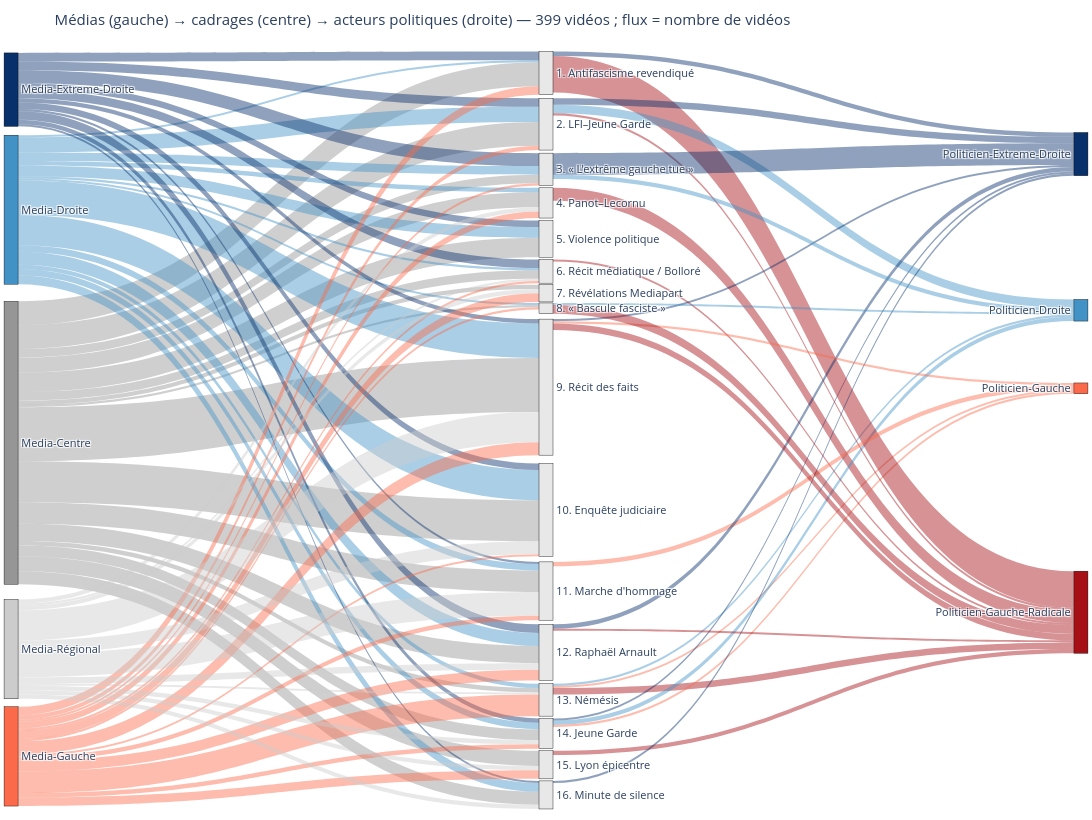

The notebook cell saved with this chart:
### Markdown cell above
### 6.2 QR3 — Circulation des cadrages et antériorité temporelle

Le diagramme de Sankey relie les orientations des médias (à gauche) aux cadrages (au centre) et aux orientations des acteurs politiques (à droite) ; l'épaisseur des flux est proportionnelle au nombre de vidéos. Il met en évidence la co-présence de plusieurs orientations au sein d'un même cadrage, indice central de la reprise.

### Code cell
import plotly.graph_objects as go

media = ["Media-Extreme-Droite", "Media-Droite", "Media-Centre", "Media-Régional", "Media-Gauche"]
poli  = ["Politicien-Extreme-Droite", "Politicien-Droite", "Politicien-Gauche", "Politicien-Gauche-Radicale"]
col = {"Media-Extreme-Droite": "#08306b", "Media-Droite": "#4292c6", "Media-Centre": "#969696",
       "Media-Régional": "#cccccc", "Media-Gauche": "#fb6a4a",
       "Politicien-Extreme-Droite": "#08306b", "Politicien-Droite": "#4292c6",
       "Politicien-Gauche": "#fb6a4a", "Politicien-Gauche-Radicale": "#a50f15"}

# Intitulé court des cadrages, pour l'affichage dans le Sankey (numéro + mot-clé)
COURT = {1: "Antifascisme revendiqué", 2: "LFI–Jeune Garde", 3: "« L'extrême gauche tue »",
         4: "Panot–Lecornu", 5: "Violence politique", 6: "Récit médiatique / Bolloré",
         7: "Révélations Mediapart", 8: "« Bascule fasciste »", 9: "Récit des faits",
         10: "Enquête judiciaire", 11: "Marche d'hommage", 12: "Raphaël Arnault",
         13: "Némésis", 14: "Jeune Garde", 15: "Lyon épicentre", 16: "Minute de silence"}

def rgba(h, a=0.45):
    h = h.lstrip("#"); return f"rgba({int(h[0:2],16)},{int(h[2:4],16)},{int(h[4:6],16)},{a})"

# Ordre des cadres au centre (par famille puis taille)
ordre_cad = list((kept.groupby(["famille", "cadrage"]).size().reset_index(name="n")
                      .sort_values(["famille", "n"], ascending=[True, False]))["cadrage"])
noeuds = media + ordre_cad + poli
idx = {n: i for i, n in enumerate(noeuds)}
labels = list(media) + [f"{numero(c)}. {COURT[numero(c)]}" for c in ordre_cad] + list(poli)
couleur_noeud = [col.get(n, "#dddddd") for n in media] + ["#e8e8e8"] * len(ordre_cad) + [col.get(n) for n in poli]

# Position FIXE des nœuds : x = colonne (médias 0, cadres 0.5, politiques 1),
# y = empilement calculé à partir de la taille de chaque nœud (évite tout chevauchement et
# empêche les cadres « puits » — sans lien politique — de dériver à droite).
km, kp = kept[kept.acteur_type == "media"], kept[kept.acteur_type == "politicien"]
def _n(s): return int(s.sum())
size_media = [_n(km.orientation_politique_macro == o) for o in media]
size_cad   = [max(_n(km.cadrage == c), _n(kp.cadrage == c)) for c in ordre_cad]
size_poli  = [_n(kp.orientation_politique_macro == o) for o in poli]
def ypos(sizes):
    tot = sum(sizes) or 1; ys = []; cum = 0.0
    for s in sizes:
        ys.append((cum + s / 2) / tot); cum += s
    return ys
xs = [0.001] * len(media) + [0.5] * len(ordre_cad) + [0.999] * len(poli)
ys = ypos(size_media) + ypos(size_cad) + ypos(size_poli)

S, T, V, LC = [], [], [], []
for (o, c), n in kept[kept.acteur_type == "media"].groupby(["orientation_politique_macro", "cadrage"]).size().items():
    if o in idx and c in idx:
        S.append(idx[o]); T.append(idx[c]); V.append(int(n)); LC.append(rgba(col.get(o, "#cccccc")))
for (c, o), n in kept[kept.acteur_type == "politicien"].groupby(["cadrage", "orientation_politique_macro"]).size().items():
    if o in idx and c in idx:
        S.append(idx[c]); T.append(idx[o]); V.append(int(n)); LC.append(rgba(col.get(o, "#cccccc")))

fig = go.Figure(go.Sankey(
    arrangement="fixed",
    node=dict(label=labels, x=xs, y=ys, color=couleur_noeud, pad=14, thickness=14,
              line=dict(color="black", width=0.4)),
    link=dict(source=S, target=T, value=V, color=LC)))
fig.update_layout(title_text="Médias (gauche) → cadrages (centre) → acteurs politiques (droite) — 399 vidéos ; flux = nombre de vidéos",
                  font=dict(size=11), width=1250, height=820, margin=dict(l=10, r=10, t=50, b=10))
fig.write_html(FIGURES_DIR / "qr3_sankey.html")
try:
    fig.write_image(FIGURES_DIR / "qr3_sankey.png", scale=2)   # export PNG : nécessite kaleido
except Exception as e:
    print("PNG non généré (package kaleido manquant). Le HTML est bien enregistré.\n"
          "  Pour obtenir le PNG : %pip install \"kaleido==0.2.1\"  puis relancer la cellule.\n"
          "  Détail :", e)
fig.show()

### Figure 1 — Plotly figure (JSON) as saved in the notebook; plotly's stock layout.template omitted (floating-point values rounded to 4 significant figures)
{"data": [{"arrangement": "fixed", "link": {"color": ["rgba(150,150,150,0.45)", "rgba(150,150,150,0.45)", "rgba(150,150,150,0.45)", "rgba(150,150,150,0.45)", "rgba(150,150,150,0.45)", "rgba(150,150,150,0.45)", "rgba(150,150,150,0.45)", "rgba(150,150,150,0.45)", "rgba(150,150,150,0.45)", "rgba(150,150,150,0.45)", "rgba(150,150,150,0.45)", "rgba(150,150,150,0.45)", "rgba(150,150,150,0.45)", "rgba(150,150,150,0.45)", "rgba(150,150,150,0.45)", "rgba(150,150,150,0.45)", "rgba(66,146,198,0.45)", "rgba(66,146,198,0.45)", "rgba(66,146,198,0.45)", "rgba(66,146,198,0.45)", "rgba(66,146,198,0.45)", "rgba(66,146,198,0.45)", "rgba(66,146,198,0.45)", "rgba(66,146,198,0.45)", "rgba(66,146,198,0.45)", "rgba(66,146,198,0.45)", "rgba(66,146,198,0.45)", "rgba(66,146,198,0.45)", "rgba(66,146,198,0.45)", "rgba(66,146,198,0.45)", "rgba(8,48,107,0.45)", "rgba(8,48,107,0.45)", "rgba(8,48,107,0.45)", "rgba(8,48,107,0.45)", "rgba(8,48,107,0.45)", "rgba(8,48,107,0.45)", "rgba(8,48,107,0.45)", "rgba(8,48,107,0.45)", "rgba(8,48,107,0.45)", "rgba(8,48,107,0.45)", "rgba(8,48,107,0.45)", "rgba(251,106,74,0.45)", "rgba(251,106,74,0.45)", "rgba(251,106,74,0.45)", "rgba(251,106,74,0.45)", "rgba(251,106,74,0.45)", "rgba(251,106,74,0.45)", "rgba(251,106,74,0.45)", "rgba(251,106,74,0.45)", "rgba(251,106,74,0.45)", "rgba(251,106,74,0.45)", "rgba(251,106,74,0.45)", "rgba(251,106,74,0.45)", "rgba(251,106,74,0.45)", "rgba(251,106,74,0.45)", "rgba(204,204,204,0.45)", "rgba(204,204,204,0.45)", "rgba(204,204,204,0.45)", "rgba(204,204,204,0.45)", "rgba(204,204,204,0.45)", "rgba(204,204,204,0.45)", "rgba(204,204,204,0.45)", "rgba(204,204,204,0.45)", "rgba(204,204,204,0.45)", "rgba(204,204,204,0.45)", "rgba(204,204,204,0.45)", "rgba(66,146,198,0.45)", "rgba(251,106,74,0.45)", "rgba(165,15,21,0.45)", "rgba(165,15,21,0.45)", "rgba(66,146,198,0.45)", "rgba(8,48,107,0.45)", "rgba(251,106,74,0.45)", "rgba(165,15,21,0.45)", "rgba(8,48,107,0.45)", "rgba(165,15,21,0.45)", "rgba(66,146,198,0.45)", "rgba(8,48,107,0.45)", "rgba(165,15,21,0.45)", "rgba(165,15,21,0.45)", "rgba(251,106,74,0.45)", "rgba(8,48,107,0.45)", "rgba(8,48,107,0.45)", "rgba(165,15,21,0.45)", "rgba(8,48,107,0.45)", "rgba(251,106,74,0.45)", "rgba(165,15,21,0.45)", "rgba(66,146,198,0.45)", "rgba(165,15,21,0.45)", "rgba(66,146,198,0.45)", "rgba(8,48,107,0.45)"], "source": [2, 2, 2, 2, 2, 2, 2, 2, 2, 2, 2, 2, 2, 2, 2, 2, 1, 1, 1, 1, 1, 1, 1, 1, 1, 1, 1, 1, 1, 1, 0, 0, 0, 0, 0, 0, 0, 0, 0, 0, 0, 4, 4, 4, 4, 4, 4, 4, 4, 4, 4, 4, 4, 4, 4, 3, 3, 3, 3, 3, 3, 3, 3, 3, 3, 3, 17, 17, 17, 8, 18, 18, 18, 10, 5, 5, 6, 6, 6, 19, 15, 20, 16, 16, 13, 13, 13, 12, 12, 7, 7], "target": [17, 14, 8, 18, 10, 5, 9, 6, 19, 15, 20, 16, 13, 11, 12, 7, 17, 14, 8, 18, 10, 5, 9, 6, 15, 20, 16, 13, 12, 7, 14, 18, 10, 5, 9, 6, 15, 20, 16, 13, 7, 17, 14, 8, 18, 10, 5, 6, 19, 15, 16, 13, 11, 12, 7, 17, 14, 8, 18, 10, 19, 15, 20, 16, 13, 11, 22, 23, 24, 24, 22, 21, 23, 24, 21, 24, 22, 21, 24, 24, 23, 21, 21, 24, 21, 23, 24, 22, 24, 22, 21], "value": [2, 19, 7, 5, 4, 11, 9, 11, 7, 10, 6, 8, 25, 2, 1, 4, 2, 14, 2, 3, 1, 1, 5, 7, 3, 4, 6, 16, 1, 4, 3, 2, 4, 4, 3, 4, 1, 1, 4, 2, 6, 10, 1, 3, 2, 1, 4, 2, 4, 2, 5, 6, 4, 1, 1, 1, 6, 2, 2, 1, 2, 11, 2, 3, 14, 2, 1, 1, 3, 6, 2, 1, 1, 1, 2, 17, 4, 3, 1, 2, 2, 1, 2, 1, 1, 1, 3, 1, 4, 2, 10]}, "node": {"color": ["#08306b", "#4292c6", "#969696", "#cccccc", "#fb6a4a", "#e8e8e8", "#e8e8e8", "#e8e8e8", "#e8e8e8", "#e8e8e8", "#e8e8e8", "#e8e8e8", "#e8e8e8", "#e8e8e8", "#e8e8e8", "#e8e8e8", "#e8e8e8", "#e8e8e8", "#e8e8e8", "#e8e8e8", "#e8e8e8", "#08306b", "#4292c6", "#fb6a4a", "#a50f15"], "label": ["Media-Extreme-Droite", "Media-Droite", "Media-Centre", "Media-Régional", "Media-Gauche", "1. Antifascisme revendiqué", "2. LFI–Jeune Garde", "3. « L'extrême gauche tue »", "4. Panot–Lecornu", "5. Violence politique", "6. Récit médiatique / Bolloré", "7. Révélations Mediapart", "8. « Bascule fasciste »", "9. Récit des faits", "10. Enquête judiciaire", "11. Marche d'hommage", "12. Raphaël Arnault", "13. Némésis", "14. Jeune Garde", "15. Lyon épicentre", "16. Minute de silence", "Politicien-Extreme-Droite", "Politicien-Droite", "Politicien-Gauche", "Politicien-Gauche-Radicale"], "line": {"color": "black", "width": 0.4}, "pad": 14, "thickness": 14, "x": [0.001, 0.001, 0.001, 0.001, 0.001, 0.5, 0.5, 0.5, 0.5, 0.5, 0.5, 0.5, 0.5, 0.5, 0.5, 0.5, 0.5, 0.5, 0.5, 0.5, 0.5, 0.999, 0.999, 0.999, 0.999], "y": [0.05215, 0.2101, 0.5169, 0.7883, 0.9294, 0.03049, 0.09756, 0.157, 0.2012, 0.2485, 0.2912, 0.3201, 0.3399, 0.4436, 0.6052, 0.7119, 0.7927, 0.8552, 0.8994, 0.9405, 0.9802, 0.137, 0.3425, 0.4452, 0.7397]}, "type": "sankey"}], "layout": {"font": {"size": 11}, "height": 820, "margin": {"b": 10, "l": 10, "r": 10, "t": 50}, "title": {"text": "Médias (gauche) → cadrages (centre) → acteurs politiques (droite) — 399 vidéos ; flux = nombre de vidéos"}, "width": 1250}}
